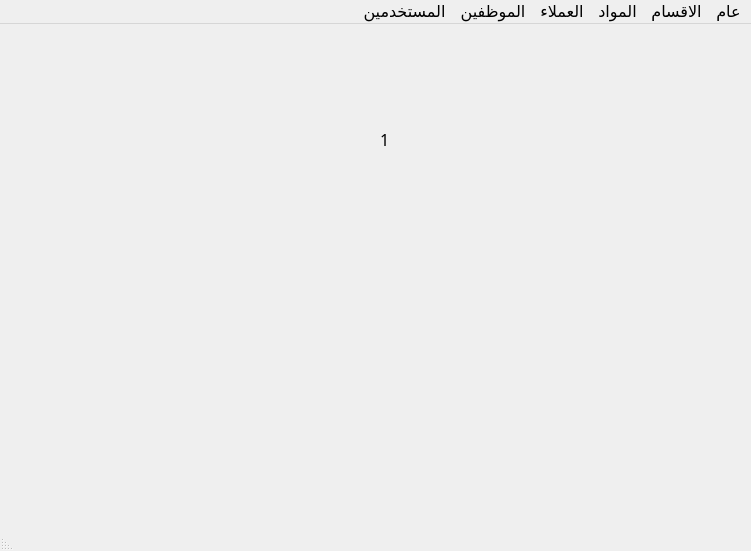
<?xml version="1.0" encoding="UTF-8"?>
<ui version="4.0">
 <class>MainWindow</class>
 <widget class="QMainWindow" name="MainWindow">
  <property name="windowModality">
   <enum>Qt::WindowModal</enum>
  </property>
  <property name="geometry">
   <rect>
    <x>0</x>
    <y>0</y>
    <width>751</width>
    <height>551</height>
   </rect>
  </property>
  <property name="font">
   <font>
    <family>Droid Arabic Kufi</family>
    <pointsize>12</pointsize>
    <italic>false</italic>
   </font>
  </property>
  <property name="windowTitle">
   <string>Shop Management System </string>
  </property>
  <property name="windowIcon">
   <iconset resource="../pathIcon.qrc">
    <normaloff>:/images/logo.png</normaloff>:/images/logo.png</iconset>
  </property>
  <property name="layoutDirection">
   <enum>Qt::RightToLeft</enum>
  </property>
  <property name="locale">
   <locale language="Arabic" country="Jordan"/>
  </property>
  <widget class="QWidget" name="centralwidget">
   <widget class="QLabel" name="labUserID">
    <property name="geometry">
     <rect>
      <x>380</x>
      <y>100</y>
      <width>41</width>
      <height>31</height>
     </rect>
    </property>
    <property name="text">
     <string>1</string>
    </property>
   </widget>
  </widget>
  <widget class="QMenuBar" name="menubar">
   <property name="geometry">
    <rect>
     <x>0</x>
     <y>0</y>
     <width>751</width>
     <height>21</height>
    </rect>
   </property>
   <widget class="QMenu" name="menu1">
    <property name="title">
     <string>عام</string>
    </property>
    <addaction name="mainSales"/>
    <addaction name="menuChat"/>
    <addaction name="menuSettingAll"/>
    <addaction name="separator"/>
    <addaction name="logOut"/>
   </widget>
   <widget class="QMenu" name="menu2">
    <property name="title">
     <string>الاقسام</string>
    </property>
    <addaction name="managmentSection"/>
    <addaction name="SettingStor"/>
   </widget>
   <widget class="QMenu" name="menu3">
    <property name="title">
     <string>المواد</string>
    </property>
    <addaction name="addItem"/>
    <addaction name="manegmentItem"/>
    <addaction name="manegmentCategory"/>
   </widget>
   <widget class="QMenu" name="menu4">
    <property name="title">
     <string>العملاء</string>
    </property>
    <addaction name="SettingCustomers"/>
   </widget>
   <widget class="QMenu" name="menu5">
    <property name="title">
     <string>الموظفين</string>
    </property>
    <addaction name="SettingEmployes"/>
   </widget>
   <widget class="QMenu" name="menu6">
    <property name="title">
     <string>المستخدمين</string>
    </property>
    <addaction name="menuAddUser"/>
    <addaction name="menuViewUser"/>
   </widget>
   <addaction name="menu1"/>
   <addaction name="menu2"/>
   <addaction name="menu3"/>
   <addaction name="menu4"/>
   <addaction name="menu5"/>
   <addaction name="menu6"/>
  </widget>
  <widget class="QStatusBar" name="statusbar"/>
  <action name="editProfile">
   <property name="text">
    <string>اعدادات الحساب</string>
   </property>
   <property name="iconText">
    <string>اعدادات الحساب</string>
   </property>
  </action>
  <action name="logOut">
   <property name="icon">
    <iconset resource="../pathIcon.qrc">
     <normaloff>:/images/closeServer.png</normaloff>:/images/closeServer.png</iconset>
   </property>
   <property name="text">
    <string>تسجيل الخروج</string>
   </property>
   <property name="iconVisibleInMenu">
    <bool>false</bool>
   </property>
  </action>
  <action name="addUser">
   <property name="text">
    <string>اظافة مستخدم</string>
   </property>
  </action>
  <action name="settingUser">
   <property name="text">
    <string>اعدادات المستخدمين</string>
   </property>
  </action>
  <action name="action_5">
   <property name="text">
    <string>اظافة قسم</string>
   </property>
  </action>
  <action name="managmentSection">
   <property name="text">
    <string>اعدادات الاقسام</string>
   </property>
  </action>
  <action name="addItem">
   <property name="text">
    <string>اظافة منتج</string>
   </property>
  </action>
  <action name="action_9">
   <property name="text">
    <string>اظافة عميل</string>
   </property>
  </action>
  <action name="SettingCustomers">
   <property name="icon">
    <iconset resource="../pathIcon.qrc">
     <normaloff>:/images/UserDefault.png</normaloff>:/images/UserDefault.png</iconset>
   </property>
   <property name="text">
    <string>اعدادات العملاء</string>
   </property>
  </action>
  <action name="fullScreen">
   <property name="text">
    <string>تصغير الشاشه</string>
   </property>
  </action>
  <action name="manegmentCategory">
   <property name="text">
    <string>اعدادات الاصناف</string>
   </property>
  </action>
  <action name="SettingStor">
   <property name="text">
    <string>اعدادات المخازن</string>
   </property>
  </action>
  <action name="manegmentItem">
   <property name="text">
    <string>اعدادات المنتجات </string>
   </property>
  </action>
  <action name="SettingEmployes">
   <property name="icon">
    <iconset resource="../pathIcon.qrc">
     <normaloff>:/images/employes.png</normaloff>:/images/employes.png</iconset>
   </property>
   <property name="text">
    <string>اعدادات الموظفين</string>
   </property>
  </action>
  <action name="action_2">
   <property name="text">
    <string>دوام الموظفين</string>
   </property>
  </action>
  <action name="action_3">
   <property name="text">
    <string>اعدادات الاتصال</string>
   </property>
  </action>
  <action name="action_4">
   <property name="text">
    <string>العملاء</string>
   </property>
  </action>
  <action name="action_6">
   <property name="text">
    <string>الموظفين</string>
   </property>
  </action>
  <action name="action_7">
   <property name="text">
    <string>الاقسام</string>
   </property>
  </action>
  <action name="action">
   <property name="text">
    <string>الموظفين </string>
   </property>
  </action>
  <action name="action_8">
   <property name="text">
    <string>المستخدمين </string>
   </property>
  </action>
  <action name="action_10">
   <property name="text">
    <string>العملاء</string>
   </property>
  </action>
  <action name="action_11">
   <property name="text">
    <string>الاقسام</string>
   </property>
  </action>
  <action name="action_12">
   <property name="text">
    <string>الاصناف</string>
   </property>
  </action>
  <action name="action_13">
   <property name="text">
    <string>المنتجات </string>
   </property>
  </action>
  <action name="calculator">
   <property name="text">
    <string>اله حاسبة</string>
   </property>
   <property name="iconVisibleInMenu">
    <bool>true</bool>
   </property>
  </action>
  <action name="menuAddUser">
   <property name="icon">
    <iconset resource="../pathIcon.qrc">
     <normaloff>:/images/add-user.png</normaloff>:/images/add-user.png</iconset>
   </property>
   <property name="text">
    <string>اظافة مستخدم </string>
   </property>
  </action>
  <action name="menuViewUser">
   <property name="icon">
    <iconset resource="../pathIcon.qrc">
     <normaloff>:/images/users.png</normaloff>:/images/users.png</iconset>
   </property>
   <property name="text">
    <string> عرض المستخدمين </string>
   </property>
  </action>
  <action name="menuChat">
   <property name="icon">
    <iconset resource="../pathIcon.qrc">
     <normaloff>:/images/chat.png</normaloff>:/images/chat.png</iconset>
   </property>
   <property name="text">
    <string>محادثة</string>
   </property>
  </action>
  <action name="mainSales">
   <property name="text">
    <string>ادارة المبيعات </string>
   </property>
  </action>
  <action name="menuSettingAll">
   <property name="icon">
    <iconset resource="../pathIcon.qrc">
     <normaloff>:/images/Settings.png</normaloff>:/images/Settings.png</iconset>
   </property>
   <property name="text">
    <string>اعدادات البرنامج </string>
   </property>
  </action>
 </widget>
 <resources>
  <include location="../pathIcon.qrc"/>
 </resources>
 <connections/>
</ui>
